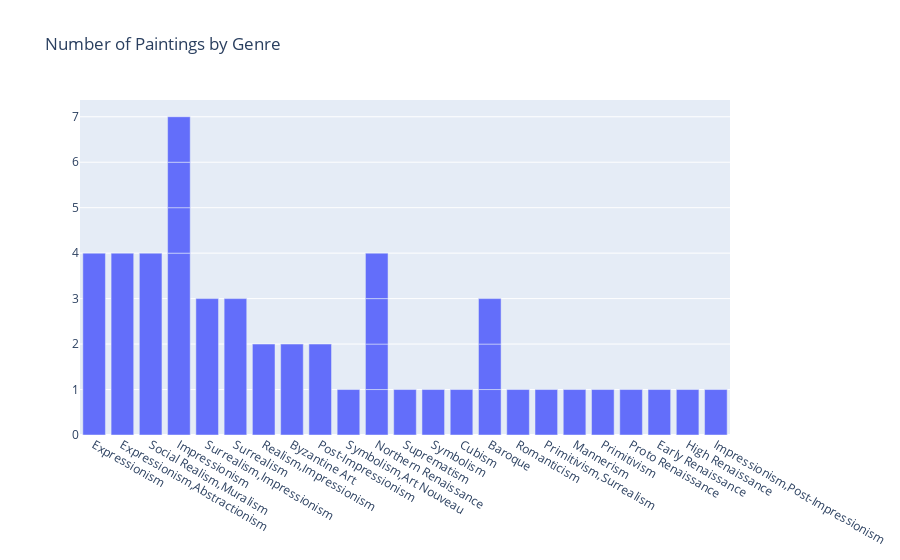

Notebook cell for this chart:
### Code cell
fig = go.Figure(data=[go.Bar(
            x=df['genre'], y=df['genre'].value_counts(), 
        )])

fig.update_layout(title_text='Number of Paintings by Genre')
fig.show()

### Figure 1 — Plotly figure (JSON) as saved in the notebook; plotly's stock layout.template omitted (floating-point values rounded to 4 significant figures)
{"data": [{"type": "bar", "x": ["Expressionism", "Expressionism,Abstractionism", "Social Realism,Muralism", "Impressionism", "Surrealism,Impressionism", "Surrealism", "Realism,Impressionism", "Byzantine Art", "Post-Impressionism", "Symbolism,Art Nouveau", "Northern Renaissance", "Suprematism", "Symbolism", "Cubism", "Baroque", "Impressionism", "Romanticism", "Primitivism,Surrealism", "Mannerism", "Northern Renaissance", "Impressionism", "Northern Renaissance", "Primitivism", "Proto Renaissance", "Early Renaissance", "Baroque", "High Renaissance", "Baroque", "Impressionism,Post-Impressionism", "Northern Renaissance", "Impressionism", "Baroque", "High Renaissance,Mannerism", "Post-Impressionism", "Realism", "Impressionism,Post-Impressionism", "Romanticism", "Symbolism,Expressionism", "Post-Impressionism", "Romanticism", "Primitivism", "Post-Impressionism", "Expressionism,Abstractionism,Surrealism", "Neoplasticism", "Surrealism", "Pop Art", "Symbolism,Post-Impressionism", "High Renaissance", "High Renaissance", "Abstract Expressionism"], "y": [4, 4, 4, 4, 3, 3, 2, 2, 2, 1, 1, 1, 1, 1, 1, 1, 1, 1, 1, 1, 1, 1, 1, 1, 1, 1, 1, 1, 1, 1, 1]}], "layout": {"title": {"text": "Number of Paintings by Genre"}}}
